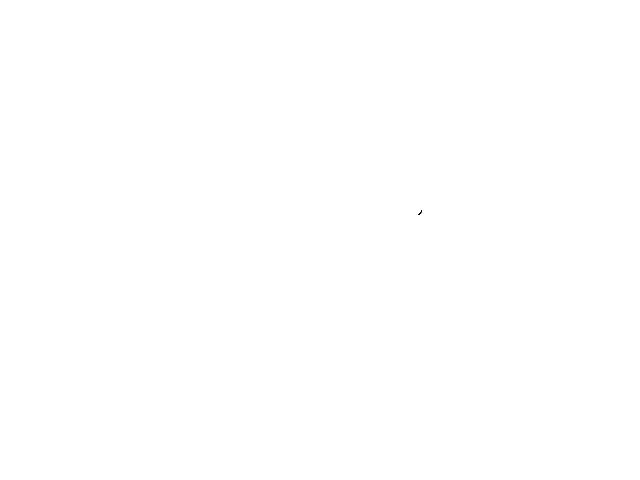
Frame 1 (no input)
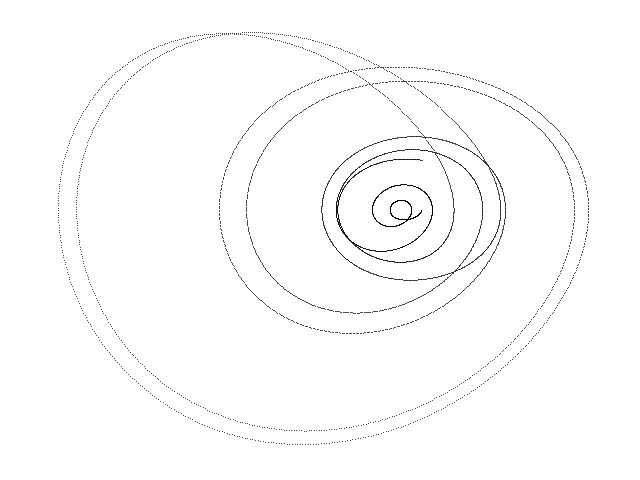
Frame 60 (the mouse pressed at the canvas centre just before this capture)
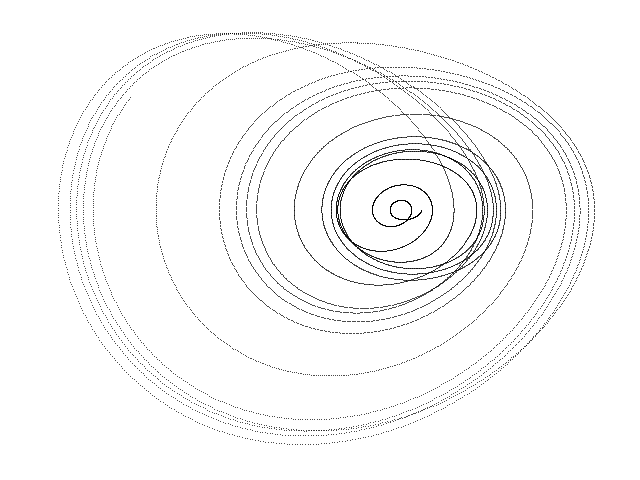
Frame 120 (the mouse held since frame 60 and released just before this capture)

The Processing sketch that drew these frames (run headless with seeded random() and noise(); from frame 60 on, the mouse is pressed at the canvas centre):

// Processing sketch: Feigenbaum
// ── Feigenbaum.pde
// Feigenbaum like chaotic attractor //

  float x = 0.1;
  float y = 0.0;
  float z = 0.0;
  float dt = 0.002;
  float a = -20.0;
  float b = 1.0;
  float c = 1.58;
  float d = -1.0;


void setup() {
  
  size(640, 480);
  background(255);
  
}

void draw() {
  
  for (int i=0; i<100; i++) {
    
    float nx = x;
    float ny = y;
    float nz = z;
        
    x = nx + dt * (a * ny);
    y = ny + dt * (nx + pow(nz, 2.0));
    z = nz + dt * (b + c * nx + d * nz); 
  
    point(415 + (65 * x), 210 + (230 * y));
        
  }

}
